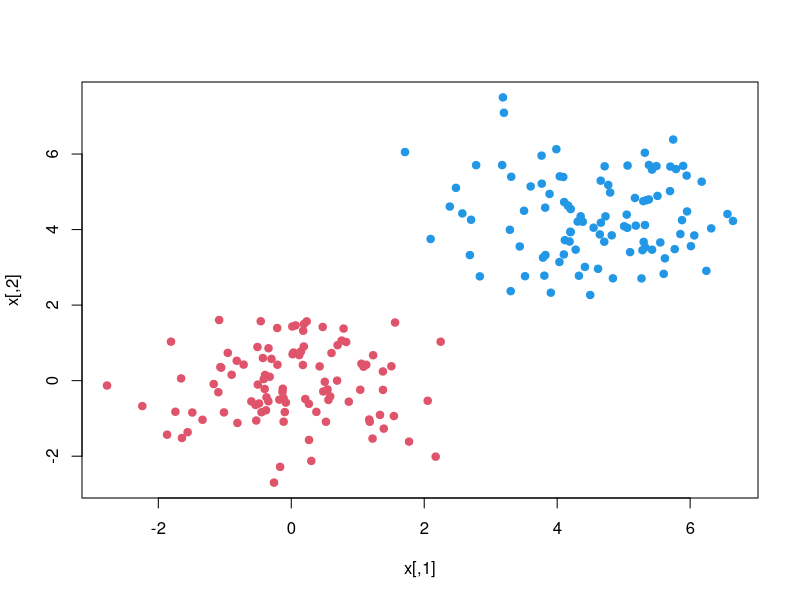
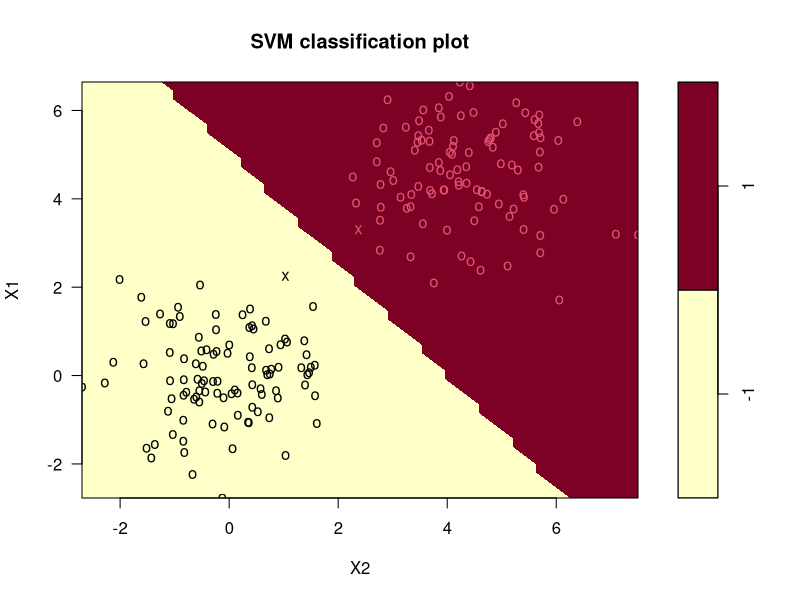
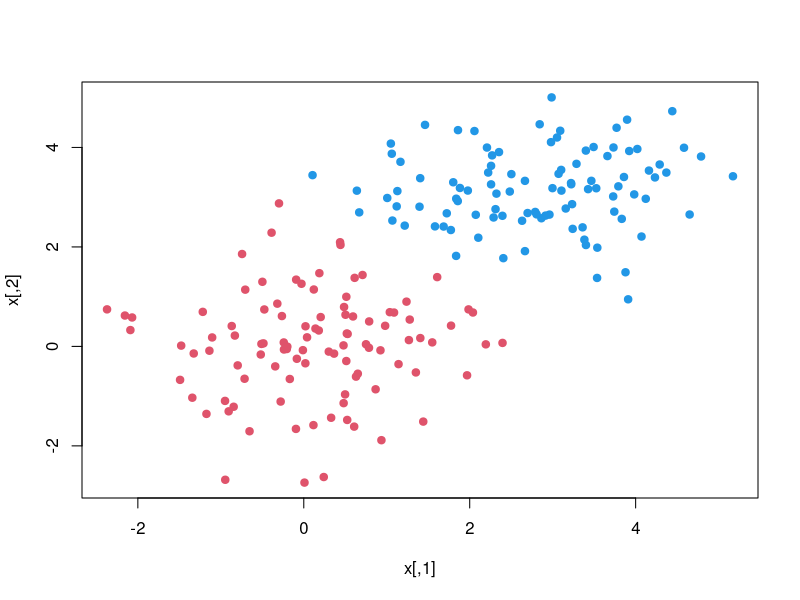
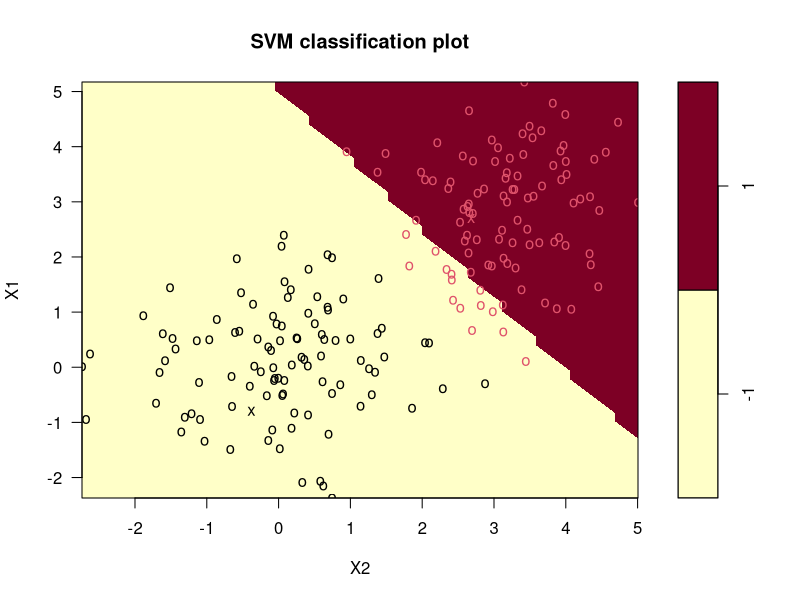

The R script that drew these images, in order:
#como calcula el SVM

#generamos los datos con una distribucion aleatoria, usamos una semilla seed
set.seed(1011)
#generamos dos nubes de puntos x, 200 puntos en dos dimensiones para 400 valores siguiendo una distribucion normal
x = matrix(rnorm(400),200,2)
#generamos las etiquetas 1 y -1 para cada clase
y = rep(c(-1,1), c(100,100))
#aqui añadimos artifialmente 4.5 a cada uno de los puntos de la primera clase 
#para que nos quede unos datos muy separable y observar mejor el ejemplo
x[y==1,] = x[y==1,] +4.5
#son claramente linealmente separable
plot(x,col=y+3,pch=19)

####
#el objetivo es aprender un model SVM para estos datos
#abrimos la liberia correspondiente
library(e1071)

#generamos un data.frame para los datos x e y
train=data.frame(x,y=as.factor(y))
#y mediante la funcion es svm que le pasamos nuestros datos y etiquetas pues entrenamos nuestro clasificador, nuestro modelo aprendido
svmfit=svm(y~., data=train,kernel="linear", cost=1,scale = FALSE)
#con print tenemos informacion del modelo
#con solo dos vectores de soporte ha sido suficiente para tener una frontera de decision
print(svmfit)
#lo visualizamos
plot(svmfit,train)

####

#veamos como funciona en testing
#generamos otra matriz de datos y sus etiquetas
x = matrix(rnorm(400),200,2)
y = rep(c(-1,1), c(100,100))
x[y==1,] = x[y==1,]+3
plot(x,col=y+3, pch=19)

#vamos a intentar probar que tal funciona el modelo que hemos aprendido antes sobre estas nuevas distribuciones
#generamos un data.frame de test sobre x e y
test=data.frame(x,y=as.factor(y))
#usamos la funcion predict, que recibe un modelo(el que hemos aprendido antes) y los datos de test
#y nos va a hacer un prediccion sobre este modelo de los datos de test
out=predict(svmfit,test)
#y vemos que siguiendo el modelo anterior vemos que se equivoca en una serie de puntos, esto seria el error de test
plot(svmfit,test)

###
#para evaluarlo solo tenemos que mirar la salida de la prediccion y compararlo con las etiquetas
#nos dara un numero que es el porcentaje de la salida de acierto, un 93½, que no esta mal.
sum(out==y)/200 #por los 200 puntos que teniamos.

